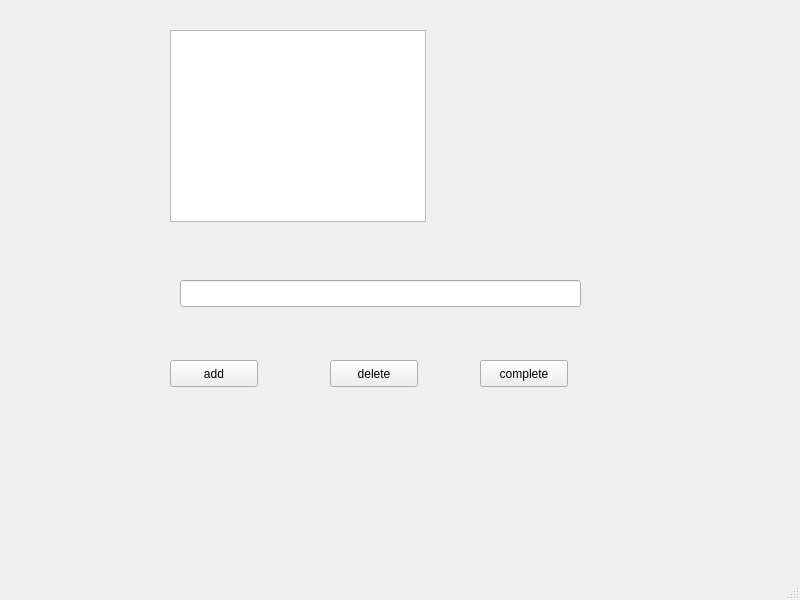
<?xml version="1.0" encoding="UTF-8"?>
<ui version="4.0">
 <class>MainWindow</class>
 <widget class="QMainWindow" name="MainWindow">
  <property name="geometry">
   <rect>
    <x>0</x>
    <y>0</y>
    <width>800</width>
    <height>600</height>
   </rect>
  </property>
  <property name="windowTitle">
   <string>MainWindow</string>
  </property>
  <widget class="QWidget" name="centralwidget">
   <widget class="QListView" name="todoView">
    <property name="geometry">
     <rect>
      <x>170</x>
      <y>30</y>
      <width>256</width>
      <height>192</height>
     </rect>
    </property>
   </widget>
   <widget class="QLineEdit" name="todoEdit">
    <property name="geometry">
     <rect>
      <x>180</x>
      <y>280</y>
      <width>401</width>
      <height>27</height>
     </rect>
    </property>
   </widget>
   <widget class="QPushButton" name="addButton">
    <property name="geometry">
     <rect>
      <x>170</x>
      <y>360</y>
      <width>88</width>
      <height>27</height>
     </rect>
    </property>
    <property name="text">
     <string>add</string>
    </property>
   </widget>
   <widget class="QPushButton" name="deleteButton">
    <property name="geometry">
     <rect>
      <x>330</x>
      <y>360</y>
      <width>88</width>
      <height>27</height>
     </rect>
    </property>
    <property name="text">
     <string>delete</string>
    </property>
   </widget>
   <widget class="QPushButton" name="completeButton">
    <property name="geometry">
     <rect>
      <x>480</x>
      <y>360</y>
      <width>88</width>
      <height>27</height>
     </rect>
    </property>
    <property name="text">
     <string>complete</string>
    </property>
   </widget>
  </widget>
  <widget class="QMenuBar" name="menubar">
   <property name="geometry">
    <rect>
     <x>0</x>
     <y>0</y>
     <width>800</width>
     <height>24</height>
    </rect>
   </property>
  </widget>
  <widget class="QStatusBar" name="statusbar"/>
 </widget>
 <resources/>
 <connections/>
</ui>
